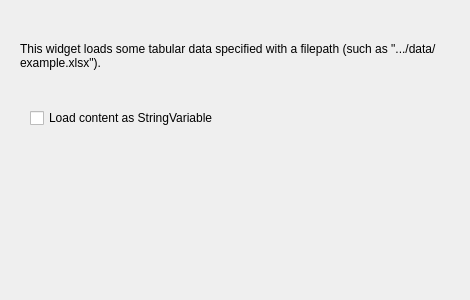
<?xml version="1.0" encoding="UTF-8"?>
<ui version="4.0">
 <class>Form</class>
 <widget class="QWidget" name="Form">
  <property name="geometry">
   <rect>
    <x>0</x>
    <y>0</y>
    <width>470</width>
    <height>300</height>
   </rect>
  </property>
  <property name="windowTitle">
   <string>Form</string>
  </property>
  <widget class="QLabel" name="Description">
   <property name="geometry">
    <rect>
     <x>20</x>
     <y>10</y>
     <width>431</width>
     <height>91</height>
    </rect>
   </property>
   <property name="text">
    <string>This widget loads some tabular data specified with a filepath (such as &quot;.../data/example.xlsx&quot;).</string>
   </property>
   <property name="textFormat">
    <enum>Qt::AutoText</enum>
   </property>
   <property name="alignment">
    <set>Qt::AlignLeading|Qt::AlignLeft|Qt::AlignVCenter</set>
   </property>
   <property name="wordWrap">
    <bool>true</bool>
   </property>
  </widget>
  <widget class="QCheckBox" name="checkBox">
   <property name="geometry">
    <rect>
     <x>30</x>
     <y>110</y>
     <width>221</width>
     <height>16</height>
    </rect>
   </property>
   <property name="text">
    <string>Load content as StringVariable</string>
   </property>
  </widget>
 </widget>
 <resources/>
 <connections/>
</ui>
